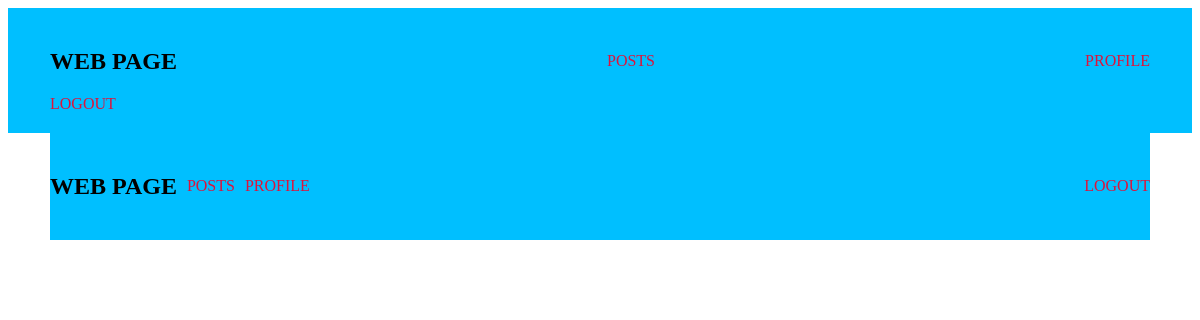
/my-posts/ (signed in), run on an earlier commit of the app's database.
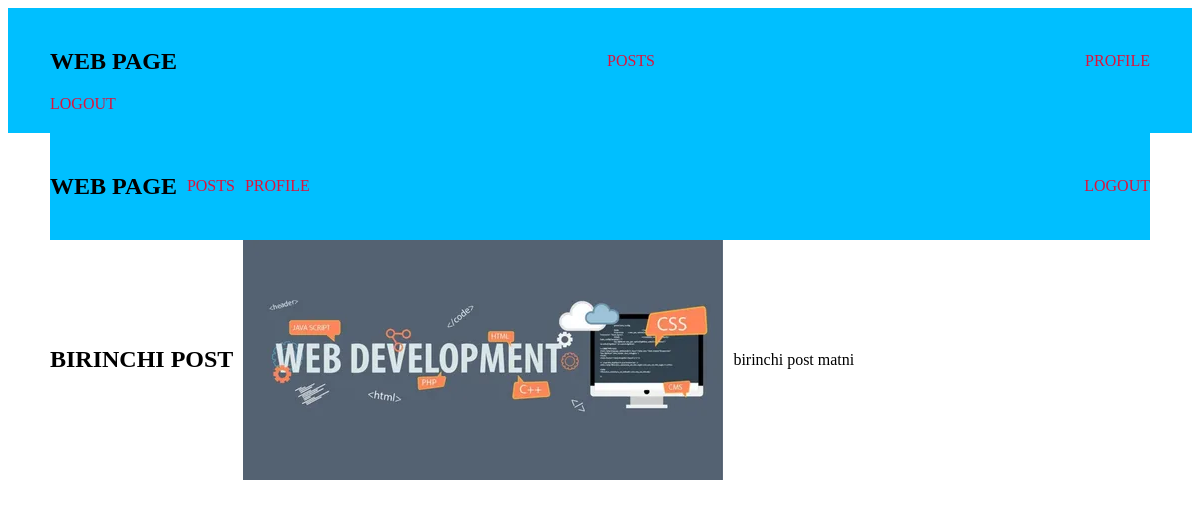
And on a later commit of the database.
### app_main/models.py (models this page shows, shortened)
class Post(models.Model):
    owner = models.ForeignKey(User,on_delete=models.CASCADE)
    title = models.CharField(max_length=100)
    body=models.TextField(null=True,blank=True)
    image=models.ImageField(upload_to='posts/', null=True,blank=True)
    created_at = models.DateTimeField(auto_now_add=True)
    updated_at = models.DateTimeField(auto_now=True)

### app_main/views.py (the view)
# urls.py: path('my-posts/', views.my_posts, name='my_posts'),
@login_required(login_url="/users/login/")
def my_posts(request):
    my_posts = Post.objects.filter(owner=request.user)
    context = {
        'my_posts': my_posts
    }
    return render (request,'app_main/my_posts.html',context)

### app_main/templates/app_main/my_posts.html
{% extends 'base.html' %}
{% block content %}
{% include 'components/_nav..html' %}
<main class="container">
    <div class="posts-wrapper">
        {% for post in my_posts %}
            <div class="post-card">
                <h2>{{ post.title }}</h2>
                {% if post.image %}
                    <img src="{{ post.image.url }}" alt="">
                {% endif %}
                <p>
                    {{ post.body }}
                </p>
            </div>
        {% endfor %}
    </div>
</main>
{% endblock content %}

What changed in the data, as far as the page shows it:
added Post: title "BIRINCHI POST", image (picture), body "birinchi post matni"
